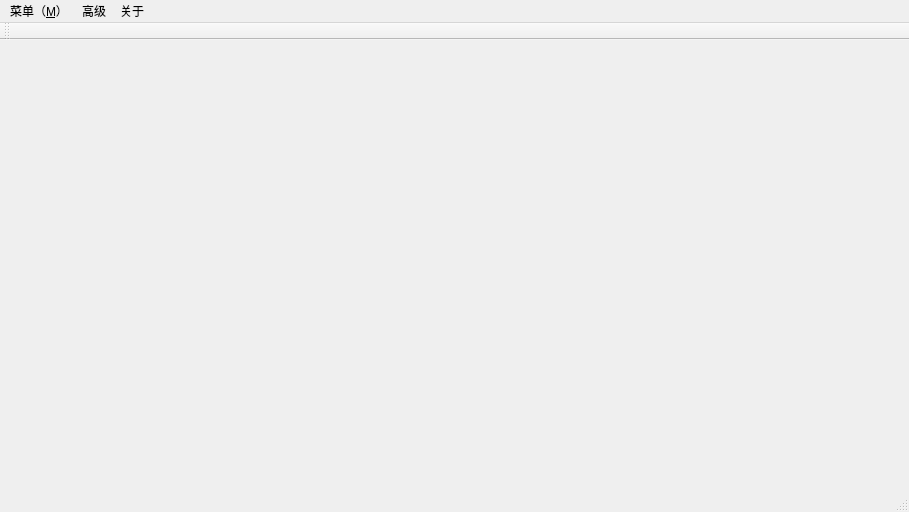
<?xml version="1.0" encoding="UTF-8"?>
<ui version="4.0">
 <class>MainWindow</class>
 <widget class="QMainWindow" name="MainWindow">
  <property name="geometry">
   <rect>
    <x>0</x>
    <y>0</y>
    <width>909</width>
    <height>512</height>
   </rect>
  </property>
  <property name="windowTitle">
   <string>MainWindow</string>
  </property>
  <widget class="QWidget" name="centralWidget"/>
  <widget class="QMenuBar" name="menuBar">
   <property name="geometry">
    <rect>
     <x>0</x>
     <y>0</y>
     <width>909</width>
     <height>26</height>
    </rect>
   </property>
   <widget class="QMenu" name="menu_M">
    <property name="title">
     <string>菜单（&amp;M）</string>
    </property>
    <addaction name="action_N"/>
    <addaction name="action_S"/>
    <addaction name="action_Q"/>
   </widget>
   <widget class="QMenu" name="menu">
    <property name="title">
     <string>高级</string>
    </property>
    <addaction name="actionManage"/>
   </widget>
   <widget class="QMenu" name="menu_2">
    <property name="title">
     <string>关于</string>
    </property>
    <addaction name="action_H"/>
    <addaction name="action"/>
   </widget>
   <addaction name="menu_M"/>
   <addaction name="menu"/>
   <addaction name="menu_2"/>
  </widget>
  <widget class="QStatusBar" name="statusBar"/>
  <widget class="QToolBar" name="toolBar">
   <property name="windowTitle">
    <string>toolBar</string>
   </property>
   <attribute name="toolBarArea">
    <enum>TopToolBarArea</enum>
   </attribute>
   <attribute name="toolBarBreak">
    <bool>false</bool>
   </attribute>
  </widget>
  <action name="action_N">
   <property name="text">
    <string>新建（&amp;N）</string>
   </property>
  </action>
  <action name="action_S">
   <property name="text">
    <string>保存（&amp;S）</string>
   </property>
  </action>
  <action name="actionManage">
   <property name="text">
    <string>Manage</string>
   </property>
  </action>
  <action name="action_Q">
   <property name="text">
    <string>退出（&amp;Q)</string>
   </property>
  </action>
  <action name="action_H">
   <property name="text">
    <string>帮助(&amp;H)</string>
   </property>
  </action>
  <action name="action">
   <property name="text">
    <string>作者</string>
   </property>
  </action>
 </widget>
 <layoutdefault spacing="6" margin="11"/>
 <resources/>
 <connections/>
</ui>
